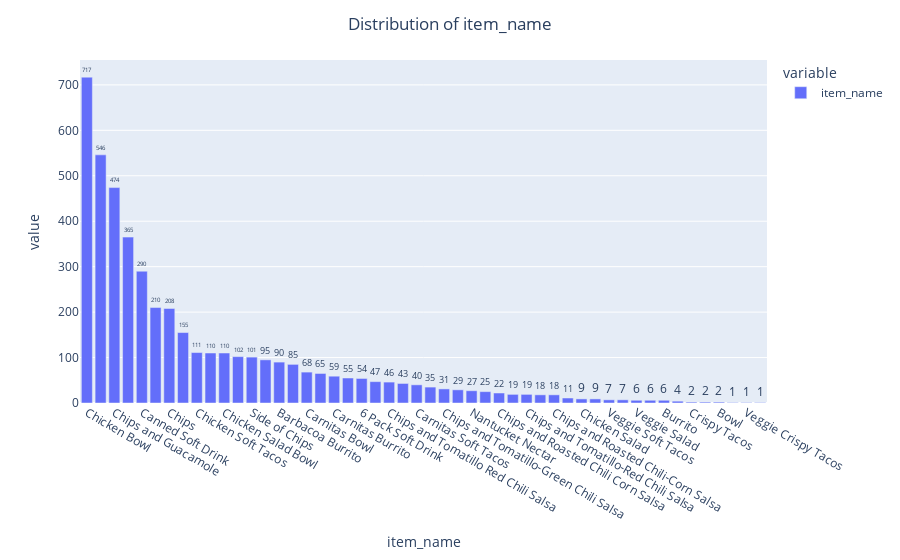

Here is the notebook cell this chart was saved with:
### Code cell
fig=px.bar(data_frame=chipo.item_name.value_counts(),text_auto=True)
fig.update_layout(title="Distribution of item_name" )
fig.update_layout(xaxis_title= "item_name")
fig.update_traces(textposition='outside')
fig.update_layout(title_x=.5)
fig.show()

### Figure 1 — Plotly figure (JSON) as saved in the notebook; plotly's stock layout.template omitted (floating-point values rounded to 4 significant figures)
{"data": [{"alignmentgroup": "True", "hovertemplate": "variable=item_name<br>index=%{x}<br>value=%{y}<extra></extra>", "legendgroup": "item_name", "marker": {"color": "#636efa", "pattern": {"shape": ""}}, "name": "item_name", "offsetgroup": "item_name", "orientation": "v", "showlegend": true, "textposition": "outside", "texttemplate": "%{y}", "type": "bar", "x": ["Chicken Bowl", "Chicken Burrito", "Chips and Guacamole", "Steak Burrito", "Canned Soft Drink", "Steak Bowl", "Chips", "Bottled Water", "Chicken Soft Tacos", "Chips and Fresh Tomato Salsa", "Chicken Salad Bowl", "Canned Soda", "Side of Chips", "Veggie Burrito", "Barbacoa Burrito", "Veggie Bowl", "Carnitas Bowl", "Barbacoa Bowl", "Carnitas Burrito", "Steak Soft Tacos", "6 Pack Soft Drink", "Chicken Crispy Tacos", "Chips and Tomatillo Red Chili Salsa", "Chips and Tomatillo Green Chili Salsa", "Carnitas Soft Tacos", "Steak Crispy Tacos", "Chips and Tomatillo-Green Chili Salsa", "Steak Salad Bowl", "Nantucket Nectar", "Barbacoa Soft Tacos", "Chips and Roasted Chili Corn Salsa", "Izze", "Chips and Tomatillo-Red Chili Salsa", "Veggie Salad Bowl", "Chips and Roasted Chili-Corn Salsa", "Barbacoa Crispy Tacos", "Chicken Salad", "Barbacoa Salad Bowl", "Veggie Soft Tacos", "Carnitas Crispy Tacos", "Veggie Salad", "Carnitas Salad Bowl", "Burrito", "Steak Salad", "Crispy Tacos", "Salad", "Bowl", "Chips and Mild Fresh Tomato Salsa", "Veggie Crispy Tacos", "Carnitas Salad"], "xaxis": "x", "y": [717, 546, 474, 365, 290, 210, 208, 155, 111, 110, 110, 102, 101, 95, 90, 85, 68, 65, 59, 55, 54, 47, 46, 43, 40, 35, 31, 29, 27, 25, 22, 19, 19, 18, 18, 11, 9, 9, 7, 7, 6, 6, 6, 4, 2, 2, 2, 1, 1, 1], "yaxis": "y"}], "layout": {"barmode": "relative", "legend": {"title": {"text": "variable"}, "tracegroupgap": 0}, "margin": {"t": 60}, "title": {"text": "Distribution of item_name", "x": 0.5}, "xaxis": {"anchor": "y", "domain": [0, 1], "title": {"text": "item_name"}}, "yaxis": {"anchor": "x", "domain": [0, 1], "title": {"text": "value"}}}}
